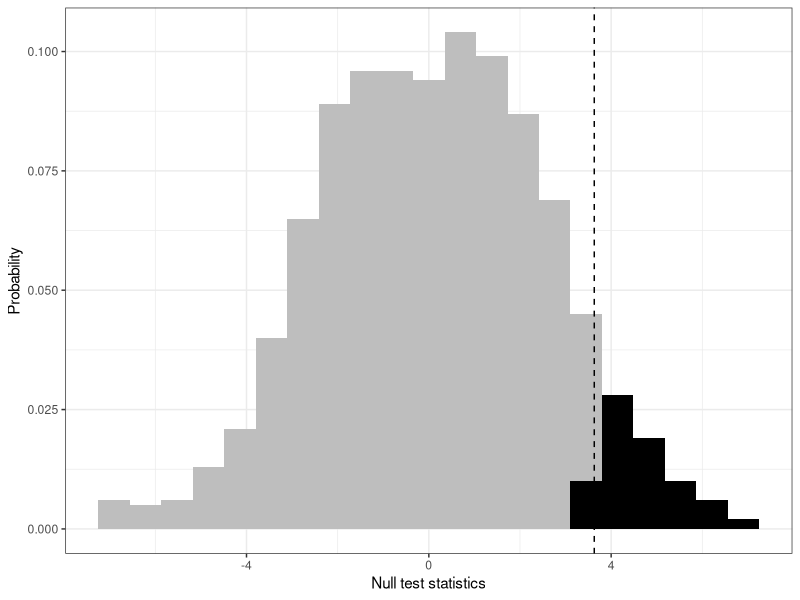
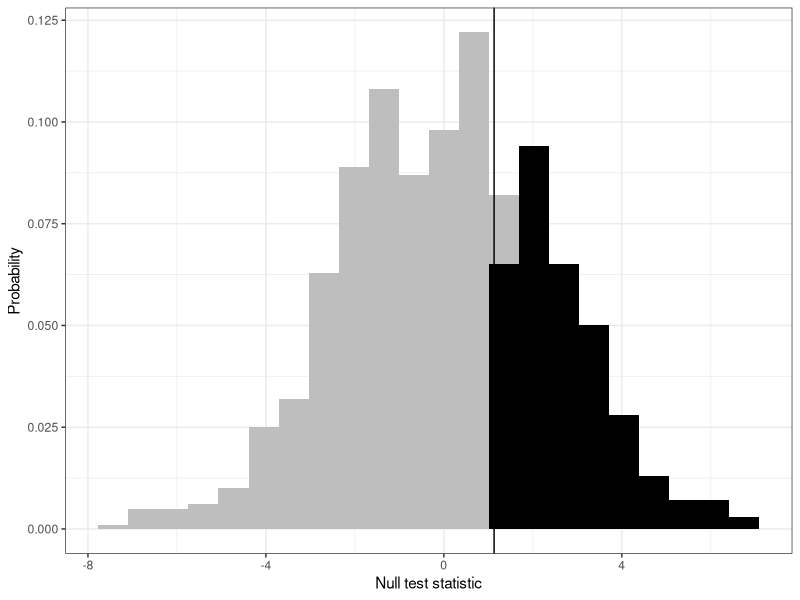

R code for these plots, in order:
setwd(dirname(rstudioapi::getActiveDocumentContext()$path))
rm(list = ls())

acorn_data <- read.csv("acorn03.csv")

acorn_data <- dplyr::select(.data = acorn_data, unit, size, z, vote03, v_g2002)

acorn_data <- dplyr::mutate(.data = acorn_data,
                            pre_post = (vote03 - v_g2002),
                            vote03 = vote03,
                            pre_post = pre_post * 100,
                            vote03 = vote03 * 100)

#acorn_Omega <- apply(X = combn(x = 1:nrow(acorn_data),
#                               m = sum(acorn_data$z),
#                               simplify = TRUE) ,
#                     MARGIN = 2,
#                     FUN = function(x) as.integer(1:nrow(acorn_data) %in% x))

#save(acorn_Omega, file = "acorn_Omega.RData")
#load(file = "acorn_Omega.RData")
set.seed(1:5)
acorn_Omega <- replicate(n = 10^3, expr = sample(x = acorn_data$z))

obs_test_stat <- mean(acorn_data$vote03[which(acorn_data$z == 1)]) - mean(acorn_data$vote03[which(acorn_data$z == 0)])

null_diff_means_no_effect <- sapply(X = 1:ncol(acorn_Omega),
                                    FUN = function(x) { mean(acorn_data$vote03[which(acorn_Omega[,x] == 1)]) -
                                        mean(acorn_data$vote03[which(acorn_Omega[,x] == 0)]) })

null_dist_data_no_effect <- data.frame(null_test_stat = null_diff_means_no_effect)

null_dist_data_no_effect <- dplyr::mutate(.data = null_dist_data_no_effect,
                                          greater_obs = ifelse(test = null_test_stat >= obs_test_stat,
                                                               yes = "yes",
                                                               no = "no"))

bw_no_effect <- 2 * IQR(null_dist_data_no_effect$null_test_stat) / length(null_dist_data_no_effect$null_test_stat)^(1/3)
library(ggplot2)
null_dist_no_effect_plot <- ggplot(data = null_dist_data_no_effect,
                                   mapping = aes(x = null_test_stat ,
                                                 y = (..count..)/sum(..count..),
                                                 fill = greater_obs)) +
  geom_histogram(data = null_dist_data_no_effect,
                 binwidth = bw_no_effect) +
  geom_vline(xintercept = obs_test_stat,
             linetype = "dashed") +
  scale_fill_manual(values = c("grey", "black")) +
  guides(fill = "none") +
  theme_bw() +
  xlab(label = "Null test statistics") +
  ylab(label = "Probability")

#ggsave(plot = null_dist_no_effect_plot,
#       file = "null_dist_no_effect_plot.pdf",
#       width = 6,
#       height = 4,
#       units = "in",
#       dpi = 600)

################################################################################################################################################################################

tau_h <- .025 * 100

y_c_unif <- acorn_data$vote03 - acorn_data$z * tau_h

unif_obs_test_stat <- mean(y_c_unif[which(acorn_data$z == 1)]) - mean(y_c_unif[which(acorn_data$z == 0)])

null_unif_diff_means <- sapply(X = 1:ncol(acorn_Omega),
                               FUN = function(x) { mean(y_c_unif[which(acorn_Omega[,x] == 1)]) -
                                   mean(y_c_unif[which(acorn_Omega[,x] == 0)]) })

mean(null_unif_diff_means >= unif_obs_test_stat)

null_dist_data <- data.frame(null_test_stat = null_unif_diff_means,
                             greater_obs = ifelse(test = null_unif_diff_means >= unif_obs_test_stat,
                                                  yes = "yes",
                                                  no = "no"))

bw <- 2 * IQR(null_dist_data$null_test_stat) / length(null_dist_data$null_test_stat)^(1/3)

null_unif_plot <- ggplot(data = null_dist_data,
                         mapping = aes(x = null_test_stat,
                                       y = (..count..)/sum(..count..),
                                       fill = greater_obs)) +
  geom_histogram(data = null_dist_data,
                 binwidth = bw) +
  geom_vline(mapping = aes(xintercept = unif_obs_test_stat)) +
  scale_fill_manual(values = c("grey", "black")) +
  guides(fill = "none") +
  theme_bw() +
  xlab(label = "Null test statistic") +
  ylab(label = "Probability")

#ggsave(plot = null_unif_plot,
#       file = "null_unif_plot.pdf",
#       width = 6,
#       height = 4,
#       units = "in",
#       dpi = 600)

## Generate confidence set
nulls <- seq(from = -0.05, to = .15, by = .001) * 100

unif_hyp_tests <- function(.obs_y,
                           .z,
                           .null_hyp,
                           .Omega){
  
  y_unif = .obs_y - .z * .null_hyp
  
  obs_stat = mean(y_unif[which(.z == 1)]) - mean(y_unif[which(.z == 0)])
  
  null_stats = sapply(X = 1:ncol(.Omega),
                      FUN = function(x) { mean(y_unif[which(.Omega[,x] == 1)]) -
                          mean(y_unif[which(.Omega[,x] == 0)]) })
  
  lower_p_value = mean(null_stats <= obs_stat)
  upper_p_value = mean(null_stats >= obs_stat)
  
  return(list("lower_p_value" = lower_p_value,
              "upper_p_value" = upper_p_value))
  
}

upper_p_values <- sapply(X = nulls,
                         FUN = function(x) { unif_hyp_tests(.obs_y = acorn_data$vote03,
                                                            .z = acorn_data$z,
                                                            .null_hyp = x,
                                                            .Omega = acorn_Omega)$upper_p_value })

upper_conf_set <- nulls[which(upper_p_values >= 0.05)]

lower_p_values <- sapply(X = nulls,
                         FUN = function(x) { unif_hyp_tests(.obs_y = acorn_data$vote03,
                                                            .z = acorn_data$z,
                                                            .null_hyp = x,
                                                            .Omega = acorn_Omega)$lower_p_value })

lower_conf_set <- nulls[which(lower_p_values >= 0.05)]

two_sided_conf_set <- intersect(lower_conf_set, upper_conf_set)
